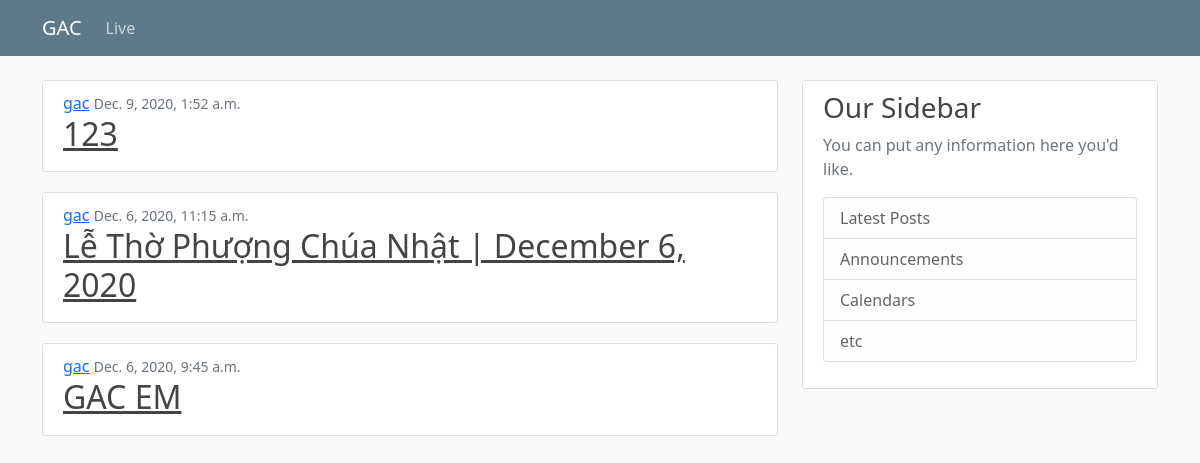
The app's page /bulletin with its own data.
### mywebsite/models.py (models this page shows, shortened)
class Post(models.Model):
    title = models.CharField(max_length=100)
    content = models.TextField()
    song = models.TextField(blank = True)
    announcement = models.TextField(blank = True)
    date_posted = models.DateTimeField(default=timezone.now())
    author = models.ForeignKey(User, on_delete=models.CASCADE)

### mywebsite/views.py (the view)
# urls.py: path('bulletin', PostListView.as_view(), name='bulletin'),
class PostListView(ListView):
    model = Post
    template_name = 'mywebsite/bulletin.html'
    context_object_name = 'posts'
    ordering = ['-date_posted']

### mywebsite/templates/mywebsite/bulletin.html
{% extends "mywebsite/content.html" %}
{% block content %}
  {% for post in posts %}
    <article class="media content-section">
      <div class="media-body ">
        <div class="class-metadata">
          <a class="mr-2">{{ post.author }}</a>
          <small class="text-muted">{{ post.date_posted }}</small>
        </div>
        <h2>
          <a class="article-title" href="{% url 'post-detail' post.id %}"> {{ post.title }}</a>
      </div>
    </article>
  {% endfor %}
{% endblock content %}

### mywebsite/static/css/main.css (style rules this page uses)
body { background: #fafafa; color: #333333; margin-top: 5rem; }
h1, h2, h3, h4, h5, h6 { color: #444444; }
.content-section { background: #ffffff; padding: 10px 20px; border: 1px solid #dddddd; border-radius: 3px; margin-bottom: 20px; }
.article-title { color: #444444; }

### records on screen
Post: author "gac", date_posted "Dec. 9, 2020, 1:52 a.m.", title "123"
Post: author "gac", date_posted "Dec. 6, 2020, 11:15 a.m.", title "Lễ Thờ Phượng Chúa Nhật | December 6, 2020"
Post: author "gac", date_posted "Dec. 6, 2020, 9:45 a.m.", title "GAC EM"
